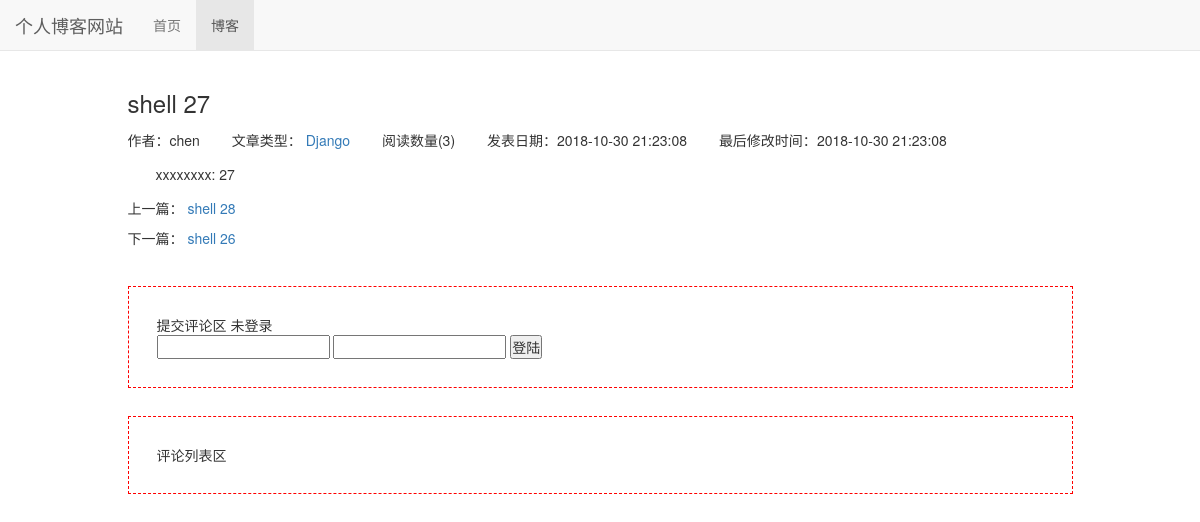
/blog/34/, run on the app's committed database.
### blog/models.py (models this page shows, shortened)
class Blog(models.Model,ReadNumExpandMethod):
    title = models.CharField(max_length=50,verbose_name='标题')
    blog_type = models.ForeignKey(BlogType,on_delete=models.DO_NOTHING,verbose_name='博客类型')
    content = RichTextUploadingField()
    author = models.ForeignKey(User,on_delete=models.DO_NOTHING,verbose_name='用户名')
    read_details = GenericRelation(ReadDetail)
    created_time = models.DateTimeField(auto_now_add=True,verbose_name='创建时间')
    last_updated_time = models.DateTimeField(auto_now=True,verbose_name='最后更新时间')
    class Meta:
        ordering = ['-created_time']

class BlogType(models.Model):
    type_name = models.CharField(verbose_name='博客类型',max_length=15)
    def __str__(self):
        return self.type_name

### read_statistics/models.py (models this page shows)
class ReadNum(models.Model):
    read_num = models.IntegerField(default=0)
    content_type = models.ForeignKey(ContentType, on_delete=models.DO_NOTHING)
    object_id = models.PositiveIntegerField()
    content_object = GenericForeignKey('content_type', 'object_id')

### blog/views.py (the view)
# urls.py: ,path('<int:blog_pk>/', views.blog_detail, name='blog_detail')
def blog_detail(request,blog_pk):
    context = {}
    blog = get_object_or_404(Blog,pk=blog_pk)
    read_cookie_key =read_statistics_once_read(request,blog)
    context['previous_blog'] = Blog.objects.filter(created_time__gt=blog.created_time).last()
    context['next_blog'] = Blog.objects.filter(created_time__lt=blog.created_time).first()
    context['blog'] = get_object_or_404(Blog, pk = blog_pk)
    response = render(request,'blog/blog_detail.html',context)
    response.set_cookie(read_cookie_key,'true') #阅读cookie标记
    return response

### read_statistics/models.py (called while the page is built)
    def get_read_num(self):
        ct = ContentType.objects.get_for_model(self)#返回具体的某个模型实例contentype对象
        try:
            readnum = ReadNum.objects.get(content_type=ct,object_id=self.pk)#获取一条该对象的计数记录
            return readnum.read_num
        except exceptions.ObjectDoesNotExist:
            return 0

### read_statistics/utils.py (called while the page is built)
def read_statistics_once_read(request,obj):
    ct = ContentType.objects.get_for_model(obj) #通过具体的obj【记录】获取contentType中的对应的model【表/类】
    key = "%s_%s_read" % (ct.model,obj.pk)
    if not request.COOKIES.get(key):
        readnum,bool = ReadNum.objects.get_or_create(content_type=ct,object_id=obj.pk)
        readnum.read_num += 1
        readnum.save()
        date = timezone.now().date()
        readDetail,bool = ReadDetail.objects.get_or_create(content_type=ct,object_id=obj.pk,date=date)
        readDetail.read_num += 1
        readDetail.save()
    return key

### blog/templates/blog/blog_detail.html (shortened to what this page needs)
{% extends 'base.html' %}
{% block li_blog_active %}active{% endblock %}
{% load staticfiles %}
{% block header_extends %}
     <link rel="stylesheet" href="{% static 'blog/blog.css' %}">
{% endblock %}
{% block content %}
    <div class="container">
        <div class="row">
            <div class="col-md-10 col-md-offset-1  ">
                <h3>{{ blog.title }}</h3>
                <ul class="blog-info-description">
                    <li>作者：{{ blog.author }}</li>
                    <li>文章类型：<a href="{% url 'blog_with_type' blog.blog_type.pk %}">  {{ blog.blog_type }}  </a>   </li>
                    <li>阅读数量({{ blog.get_read_num }})</li>
                    <li>发表日期：{{ blog.created_time |date:'Y-m-d H:i:s' }}</li>
                    <li>最后修改时间：{{ blog.last_updated_time|date:'Y-n-d G:i:s' }}</li>
                </ul>
                <div class="blog-content">{{ blog.content | safe }}</div>
                <div class="blog-more">
                    <p>上一篇：
                        {% if previous_blog %}
                            <a href="{% url 'blog_detail' previous_blog.pk %}">{{ previous_blog.title }}</a>
                        {% else %}
                            没有更多
                        {% endif %}
                    </p>
                    <p>下一篇：
                         {% if next_blog %}
                            <a href="{% url 'blog_detail' next_blog.pk %}">{{ next_blog.title }}</a>
                        {% else %}
                            没有更多
                        {% endif %}
                    </p>
                </div>
            </div>
        </div>
        <div class="row">
            <div class="col-md-10 col-md-offset-1">
                <div style="margin-top: 2em;border:1px dashed red;padding: 2em;">
                    提交评论区
                    {% if user.is_authenticated %}
                        已登陆
                    {% else %}
                        未登录
                        <form action="{% url 'login' %}" method="post">
                            <input type="text" name="username">
                            <input type="password" name="password">
                            <input type="submit" value="登陆">
                        </form>
                    {% endif %}
                </div>
                <div style="margin-top: 2em;border:1px dashed red;padding: 2em;">评论列表区</div>
            </div>
        </div>
    </div>
{% endblock %}

### static/base.css (style rules this page uses)
* { margin: 0; padding: 0; }
body { margin-top: 70px!important; }
ul { list-style-type: none; }

### blog/static/blog/blog.css (style rules this page uses)
ul.blog-info-description { list-style-type: none; margin-top: 1em; margin-bottom: 1em; }
ul.blog-info-description li { display: inline-block; margin-right: 2em; }
div.blog-content { text-indent: 2em; }
div.blog-more { margin-top: 1em; }

### data on the page
Blog: title "shell 27", author "chen", blog_type "Django", get_read_num "3", created_time "2018-10-30 21:23:08", last_updated_time "2018-10-30 21:23:08", content "xxxxxxxx: 27"
Blog: title "shell 28"
Blog: title "shell 26"
